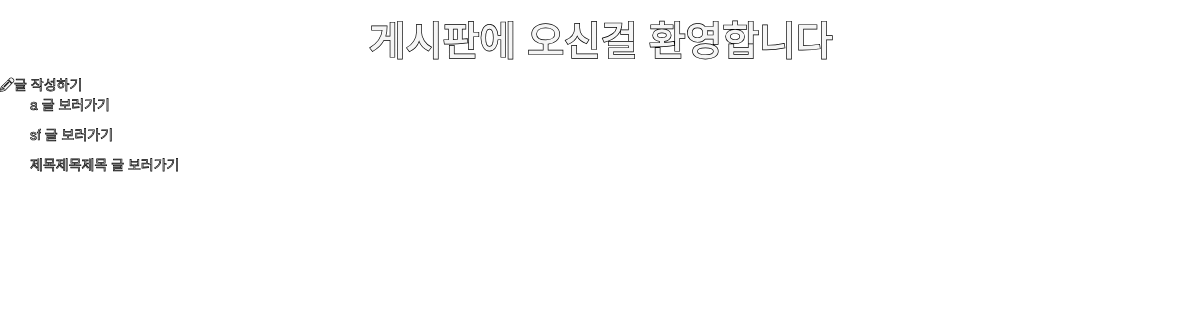
The app's page /articles/, older data.
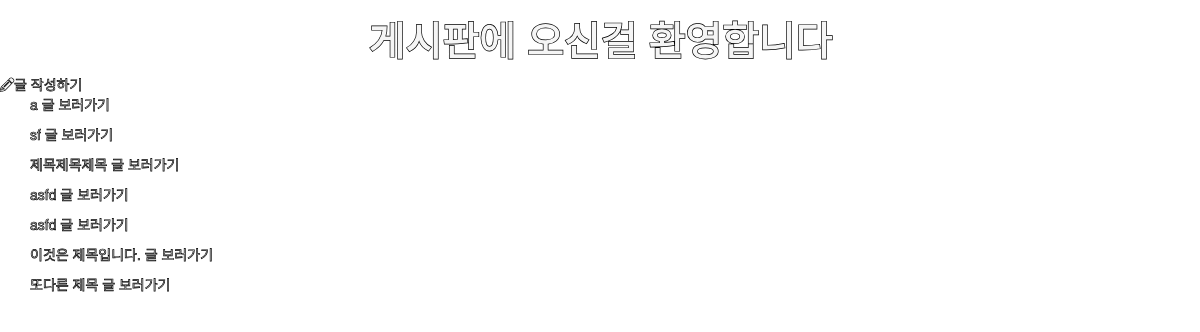
The same page, newer data.
### articles/models.py (models this page shows, shortened)
class Article(models.Model):
    title = models.CharField(max_length=10)
    content = models.TextField()
    created_at = models.DateTimeField(auto_now_add=True)
    updated_at = models.DateTimeField(auto_now=True)

### articles/views.py (the view)
# urls.py: path('', views.index),
def index(request):
    articles = Article.objects.all()
    titles = []
    contents = []
    for i in articles:
        titles.append(i.title)
        contents.append(i.content)
    context = {
        'articles': articles,
        'titles' : titles,
        'contents' : contents,
    }
    return render(request, 'articles/index.html', context)

### articles/templates/articles/index.html
{% extends 'articles/base.html' %}
{% block body %}
<div style="display:flex; justify-content: center;""><h1 style = " font-family: Arial, Helvetica, sans-serif; font-size:
  4rem; font-weight: 600">게시판에 오신걸 환영합니다</h1>
</div>
<a href="/articles/new/"><i class="fas fa-pencil-alt"></i>글 작성하기</a>
{% for article in articles %}
<div class="container">
    <p>{{ article.title }}
        <a href="/articles/{{ article.pk }}">글 보러가기</a>
      </p>
</div>
{% endfor %}
{% endblock %}

### articles/templates/articles/base.html (shortened to what this page needs)
<!DOCTYPE html>
<html lang="ko">
<head>
  <link rel="stylesheet" href="https://maxcdn.bootstrapcdn.com/bootstrap/3.3.2/css/bootstrap.min.css">
  <link rel="stylesheet" href="https://maxcdn.bootstrapcdn.com/bootstrap/3.3.2/css/bootstrap-theme.min.css">
</head>
<body>
  {% block body %}
  {% endblock %}
</body>
</html>

### articles/templates/articles/base.html (style rules this page uses)
body { -webkit-text-fill-color: whitesmoke; -webkit-text-stroke: 0.5pt black; }
a { text-decoration: none; }

Row changes from the older to the newer data that the page shows:
added Article: title "asfd"
added Article: title "asfd"
added Article: title "이것은 제목입니다."
added Article: title "또다른 제목"
